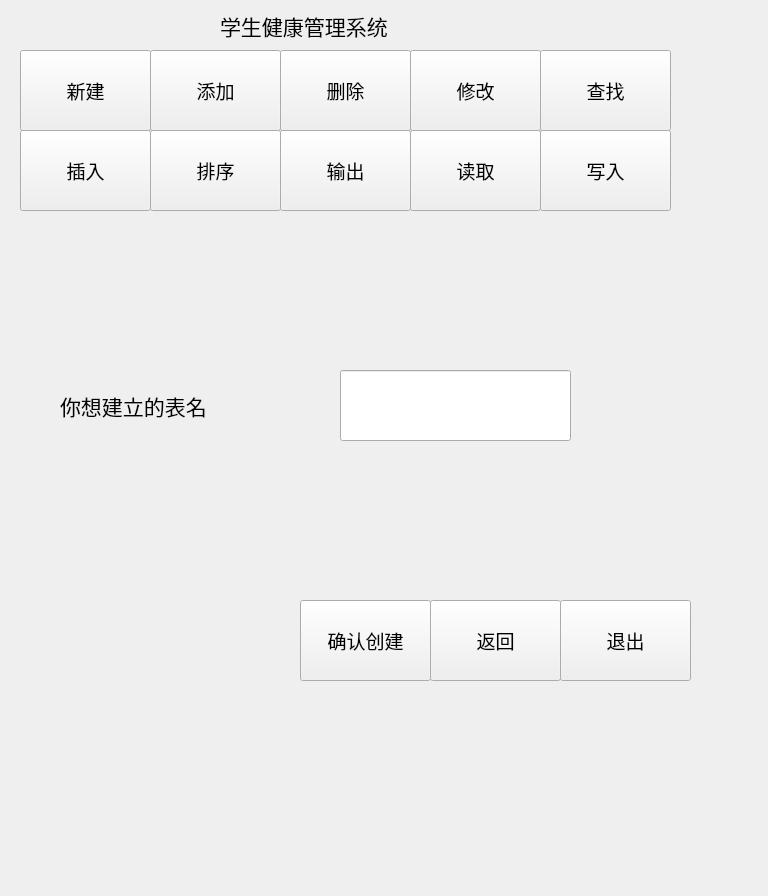
<?xml version="1.0" encoding="UTF-8"?>
<ui version="4.0">
 <class>establish</class>
 <widget class="QWidget" name="establish">
  <property name="geometry">
   <rect>
    <x>0</x>
    <y>0</y>
    <width>768</width>
    <height>896</height>
   </rect>
  </property>
  <property name="font">
   <font>
    <pointsize>16</pointsize>
   </font>
  </property>
  <property name="windowTitle">
   <string>Form</string>
  </property>
  <widget class="QLabel" name="label">
   <property name="geometry">
    <rect>
     <x>60</x>
     <y>360</y>
     <width>331</width>
     <height>91</height>
    </rect>
   </property>
   <property name="font">
    <font>
     <pointsize>16</pointsize>
    </font>
   </property>
   <property name="text">
    <string>你想建立的表名</string>
   </property>
  </widget>
  <widget class="QLineEdit" name="nameLineEdit">
   <property name="geometry">
    <rect>
     <x>340</x>
     <y>370</y>
     <width>231</width>
     <height>71</height>
    </rect>
   </property>
   <property name="font">
    <font>
     <pointsize>16</pointsize>
    </font>
   </property>
  </widget>
  <widget class="QPushButton" name="establishingButton">
   <property name="geometry">
    <rect>
     <x>300</x>
     <y>600</y>
     <width>131</width>
     <height>81</height>
    </rect>
   </property>
   <property name="font">
    <font>
     <pointsize>14</pointsize>
    </font>
   </property>
   <property name="text">
    <string>确认创建</string>
   </property>
  </widget>
  <widget class="QPushButton" name="insertButton">
   <property name="geometry">
    <rect>
     <x>20</x>
     <y>130</y>
     <width>131</width>
     <height>81</height>
    </rect>
   </property>
   <property name="font">
    <font>
     <pointsize>14</pointsize>
    </font>
   </property>
   <property name="text">
    <string>插入</string>
   </property>
  </widget>
  <widget class="QPushButton" name="delButton">
   <property name="geometry">
    <rect>
     <x>280</x>
     <y>50</y>
     <width>131</width>
     <height>81</height>
    </rect>
   </property>
   <property name="font">
    <font>
     <pointsize>14</pointsize>
    </font>
   </property>
   <property name="text">
    <string>删除</string>
   </property>
  </widget>
  <widget class="QPushButton" name="addButton">
   <property name="geometry">
    <rect>
     <x>150</x>
     <y>50</y>
     <width>131</width>
     <height>81</height>
    </rect>
   </property>
   <property name="font">
    <font>
     <pointsize>14</pointsize>
    </font>
   </property>
   <property name="text">
    <string>添加</string>
   </property>
  </widget>
  <widget class="QPushButton" name="rankButton">
   <property name="geometry">
    <rect>
     <x>150</x>
     <y>130</y>
     <width>131</width>
     <height>81</height>
    </rect>
   </property>
   <property name="font">
    <font>
     <pointsize>14</pointsize>
    </font>
   </property>
   <property name="text">
    <string>排序</string>
   </property>
  </widget>
  <widget class="QPushButton" name="searchButton">
   <property name="geometry">
    <rect>
     <x>540</x>
     <y>50</y>
     <width>131</width>
     <height>81</height>
    </rect>
   </property>
   <property name="font">
    <font>
     <pointsize>14</pointsize>
    </font>
   </property>
   <property name="text">
    <string>查找</string>
   </property>
  </widget>
  <widget class="QPushButton" name="writeButton">
   <property name="geometry">
    <rect>
     <x>540</x>
     <y>130</y>
     <width>131</width>
     <height>81</height>
    </rect>
   </property>
   <property name="font">
    <font>
     <pointsize>14</pointsize>
    </font>
   </property>
   <property name="text">
    <string>写入</string>
   </property>
  </widget>
  <widget class="QPushButton" name="changeButton">
   <property name="geometry">
    <rect>
     <x>410</x>
     <y>50</y>
     <width>131</width>
     <height>81</height>
    </rect>
   </property>
   <property name="font">
    <font>
     <pointsize>14</pointsize>
    </font>
   </property>
   <property name="text">
    <string>修改</string>
   </property>
  </widget>
  <widget class="QPushButton" name="listButton">
   <property name="geometry">
    <rect>
     <x>280</x>
     <y>130</y>
     <width>131</width>
     <height>81</height>
    </rect>
   </property>
   <property name="font">
    <font>
     <pointsize>14</pointsize>
    </font>
   </property>
   <property name="text">
    <string>输出</string>
   </property>
  </widget>
  <widget class="QLabel" name="label_2">
   <property name="geometry">
    <rect>
     <x>220</x>
     <y>-40</y>
     <width>311</width>
     <height>131</height>
    </rect>
   </property>
   <property name="font">
    <font>
     <pointsize>16</pointsize>
    </font>
   </property>
   <property name="text">
    <string>学生健康管理系统</string>
   </property>
  </widget>
  <widget class="QPushButton" name="readButton">
   <property name="geometry">
    <rect>
     <x>410</x>
     <y>130</y>
     <width>131</width>
     <height>81</height>
    </rect>
   </property>
   <property name="font">
    <font>
     <pointsize>14</pointsize>
    </font>
   </property>
   <property name="text">
    <string>读取</string>
   </property>
  </widget>
  <widget class="QPushButton" name="establishButton">
   <property name="geometry">
    <rect>
     <x>20</x>
     <y>50</y>
     <width>131</width>
     <height>81</height>
    </rect>
   </property>
   <property name="font">
    <font>
     <pointsize>14</pointsize>
    </font>
   </property>
   <property name="text">
    <string>新建</string>
   </property>
  </widget>
  <widget class="QPushButton" name="returnButton">
   <property name="geometry">
    <rect>
     <x>430</x>
     <y>600</y>
     <width>131</width>
     <height>81</height>
    </rect>
   </property>
   <property name="font">
    <font>
     <pointsize>14</pointsize>
    </font>
   </property>
   <property name="text">
    <string>返回</string>
   </property>
  </widget>
  <widget class="QPushButton" name="exitButton">
   <property name="geometry">
    <rect>
     <x>560</x>
     <y>600</y>
     <width>131</width>
     <height>81</height>
    </rect>
   </property>
   <property name="font">
    <font>
     <pointsize>14</pointsize>
    </font>
   </property>
   <property name="text">
    <string>退出</string>
   </property>
  </widget>
 </widget>
 <resources/>
 <connections/>
</ui>
